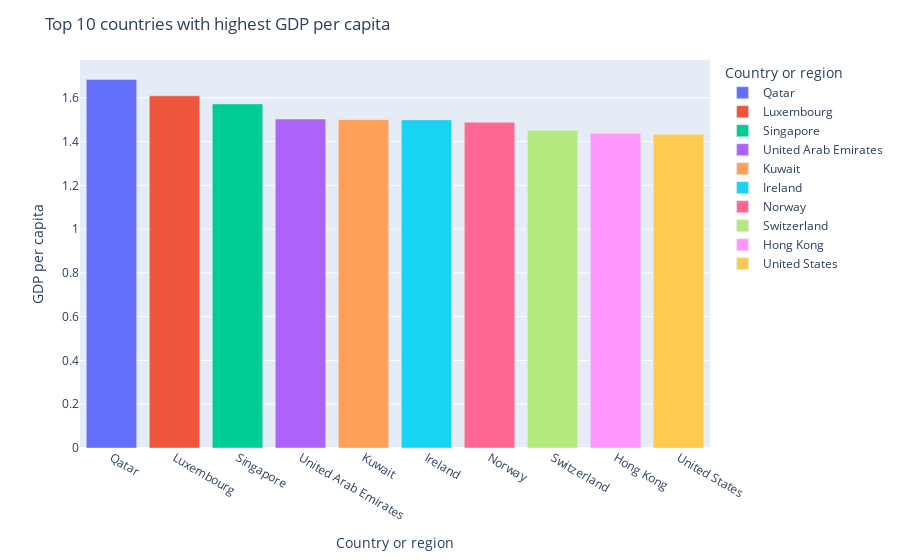

Write notebook code for a chart like this one.
### Code cell
d2 = happy.loc[:,['Country or region','GDP per capita']].sort_values(ascending=False, by='GDP per capita').head(10)

fig = px.bar(d2, x='Country or region', y='GDP per capita', color="Country or region")

fig.update_layout(title_text='Top 10 countries with highest GDP per capita')
fig.show()

### Figure 1 — Plotly figure (JSON) as saved in the notebook; plotly's stock layout.template omitted (floating-point values rounded to 4 significant figures)
{"data": [{"alignmentgroup": "True", "hovertemplate": "Country or region=%{x}<br>GDP per capita=%{y}<extra></extra>", "legendgroup": "Qatar", "marker": {"color": "#636efa", "pattern": {"shape": ""}}, "name": "Qatar", "offsetgroup": "Qatar", "orientation": "v", "showlegend": true, "textposition": "auto", "type": "bar", "x": ["Qatar"], "xaxis": "x", "y": [1.684], "yaxis": "y"}, {"alignmentgroup": "True", "hovertemplate": "Country or region=%{x}<br>GDP per capita=%{y}<extra></extra>", "legendgroup": "Luxembourg", "marker": {"color": "#EF553B", "pattern": {"shape": ""}}, "name": "Luxembourg", "offsetgroup": "Luxembourg", "orientation": "v", "showlegend": true, "textposition": "auto", "type": "bar", "x": ["Luxembourg"], "xaxis": "x", "y": [1.609], "yaxis": "y"}, {"alignmentgroup": "True", "hovertemplate": "Country or region=%{x}<br>GDP per capita=%{y}<extra></extra>", "legendgroup": "Singapore", "marker": {"color": "#00cc96", "pattern": {"shape": ""}}, "name": "Singapore", "offsetgroup": "Singapore", "orientation": "v", "showlegend": true, "textposition": "auto", "type": "bar", "x": ["Singapore"], "xaxis": "x", "y": [1.572], "yaxis": "y"}, {"alignmentgroup": "True", "hovertemplate": "Country or region=%{x}<br>GDP per capita=%{y}<extra></extra>", "legendgroup": "United Arab Emirates", "marker": {"color": "#ab63fa", "pattern": {"shape": ""}}, "name": "United Arab Emirates", "offsetgroup": "United Arab Emirates", "orientation": "v", "showlegend": true, "textposition": "auto", "type": "bar", "x": ["United Arab Emirates"], "xaxis": "x", "y": [1.503], "yaxis": "y"}, {"alignmentgroup": "True", "hovertemplate": "Country or region=%{x}<br>GDP per capita=%{y}<extra></extra>", "legendgroup": "Kuwait", "marker": {"color": "#FFA15A", "pattern": {"shape": ""}}, "name": "Kuwait", "offsetgroup": "Kuwait", "orientation": "v", "showlegend": true, "textposition": "auto", "type": "bar", "x": ["Kuwait"], "xaxis": "x", "y": [1.5], "yaxis": "y"}, {"alignmentgroup": "True", "hovertemplate": "Country or region=%{x}<br>GDP per capita=%{y}<extra></extra>", "legendgroup": "Ireland", "marker": {"color": "#19d3f3", "pattern": {"shape": ""}}, "name": "Ireland", "offsetgroup": "Ireland", "orientation": "v", "showlegend": true, "textposition": "auto", "type": "bar", "x": ["Ireland"], "xaxis": "x", "y": [1.499], "yaxis": "y"}, {"alignmentgroup": "True", "hovertemplate": "Country or region=%{x}<br>GDP per capita=%{y}<extra></extra>", "legendgroup": "Norway", "marker": {"color": "#FF6692", "pattern": {"shape": ""}}, "name": "Norway", "offsetgroup": "Norway", "orientation": "v", "showlegend": true, "textposition": "auto", "type": "bar", "x": ["Norway"], "xaxis": "x", "y": [1.488], "yaxis": "y"}, {"alignmentgroup": "True", "hovertemplate": "Country or region=%{x}<br>GDP per capita=%{y}<extra></extra>", "legendgroup": "Switzerland", "marker": {"color": "#B6E880", "pattern": {"shape": ""}}, "name": "Switzerland", "offsetgroup": "Switzerland", "orientation": "v", "showlegend": true, "textposition": "auto", "type": "bar", "x": ["Switzerland"], "xaxis": "x", "y": [1.452], "yaxis": "y"}, {"alignmentgroup": "True", "hovertemplate": "Country or region=%{x}<br>GDP per capita=%{y}<extra></extra>", "legendgroup": "Hong Kong", "marker": {"color": "#FF97FF", "pattern": {"shape": ""}}, "name": "Hong Kong", "offsetgroup": "Hong Kong", "orientation": "v", "showlegend": true, "textposition": "auto", "type": "bar", "x": ["Hong Kong"], "xaxis": "x", "y": [1.438], "yaxis": "y"}, {"alignmentgroup": "True", "hovertemplate": "Country or region=%{x}<br>GDP per capita=%{y}<extra></extra>", "legendgroup": "United States", "marker": {"color": "#FECB52", "pattern": {"shape": ""}}, "name": "United States", "offsetgroup": "United States", "orientation": "v", "showlegend": true, "textposition": "auto", "type": "bar", "x": ["United States"], "xaxis": "x", "y": [1.433], "yaxis": "y"}], "layout": {"barmode": "relative", "legend": {"title": {"text": "Country or region"}, "tracegroupgap": 0}, "margin": {"t": 60}, "title": {"text": "Top 10 countries with highest GDP per capita"}, "xaxis": {"anchor": "y", "categoryarray": ["Qatar", "Luxembourg", "Singapore", "United Arab Emirates", "Kuwait", "Ireland", "Norway", "Switzerland", "Hong Kong", "United States"], "categoryorder": "array", "domain": [0, 1], "title": {"text": "Country or region"}}, "yaxis": {"anchor": "x", "domain": [0, 1], "title": {"text": "GDP per capita"}}}}
